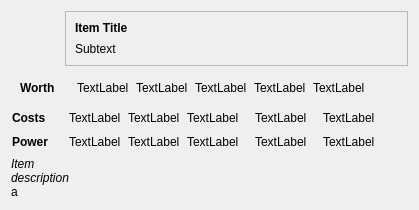
<?xml version="1.0" encoding="UTF-8"?>
<ui version="4.0">
 <class>Tooltip</class>
 <widget class="QWidget" name="Tooltip">
  <property name="enabled">
   <bool>true</bool>
  </property>
  <property name="geometry">
   <rect>
    <x>0</x>
    <y>0</y>
    <width>419</width>
    <height>210</height>
   </rect>
  </property>
  <property name="sizePolicy">
   <sizepolicy hsizetype="Minimum" vsizetype="Minimum">
    <horstretch>0</horstretch>
    <verstretch>0</verstretch>
   </sizepolicy>
  </property>
  <property name="minimumSize">
   <size>
    <width>0</width>
    <height>80</height>
   </size>
  </property>
  <property name="maximumSize">
   <size>
    <width>16777215</width>
    <height>600</height>
   </size>
  </property>
  <property name="windowTitle">
   <string>Form</string>
  </property>
  <layout class="QGridLayout" name="gridLayout">
   <item row="0" column="0">
    <widget class="QLabel" name="item_image">
     <property name="minimumSize">
      <size>
       <width>48</width>
       <height>48</height>
      </size>
     </property>
     <property name="maximumSize">
      <size>
       <width>48</width>
       <height>48</height>
      </size>
     </property>
     <property name="text">
      <string/>
     </property>
     <property name="pixmap">
      <pixmap>../../../../.designer/img/items/missing.png</pixmap>
     </property>
    </widget>
   </item>
   <item row="0" column="1">
    <widget class="QFrame" name="frame">
     <property name="enabled">
      <bool>true</bool>
     </property>
     <property name="sizePolicy">
      <sizepolicy hsizetype="Preferred" vsizetype="Preferred">
       <horstretch>0</horstretch>
       <verstretch>0</verstretch>
      </sizepolicy>
     </property>
     <property name="minimumSize">
      <size>
       <width>0</width>
       <height>55</height>
      </size>
     </property>
     <property name="maximumSize">
      <size>
       <width>16777215</width>
       <height>55</height>
      </size>
     </property>
     <property name="frameShape">
      <enum>QFrame::StyledPanel</enum>
     </property>
     <property name="frameShadow">
      <enum>QFrame::Raised</enum>
     </property>
     <layout class="QVBoxLayout" name="verticalLayout">
      <item>
       <widget class="QLabel" name="item_name">
        <property name="text">
         <string>&lt;b&gt;Item Title&lt;/b&gt;</string>
        </property>
        <property name="textFormat">
         <enum>Qt::RichText</enum>
        </property>
       </widget>
      </item>
      <item>
       <widget class="QLabel" name="item_subtext">
        <property name="text">
         <string>Subtext</string>
        </property>
        <property name="textFormat">
         <enum>Qt::RichText</enum>
        </property>
       </widget>
      </item>
     </layout>
    </widget>
   </item>
   <item row="1" column="0" colspan="2">
    <widget class="QWidget" name="resource_container" native="true">
     <property name="minimumSize">
      <size>
       <width>0</width>
       <height>25</height>
      </size>
     </property>
     <layout class="QHBoxLayout" name="horizontalLayout">
      <property name="spacing">
       <number>0</number>
      </property>
      <item>
       <widget class="QLabel" name="worth_text">
        <property name="minimumSize">
         <size>
          <width>50</width>
          <height>0</height>
         </size>
        </property>
        <property name="maximumSize">
         <size>
          <width>40</width>
          <height>16777215</height>
         </size>
        </property>
        <property name="text">
         <string>&lt;b&gt;Worth&lt;/b&gt; </string>
        </property>
       </widget>
      </item>
      <item>
       <widget class="QLabel" name="stone_icon">
        <property name="sizePolicy">
         <sizepolicy hsizetype="Fixed" vsizetype="Preferred">
          <horstretch>0</horstretch>
          <verstretch>0</verstretch>
         </sizepolicy>
        </property>
        <property name="maximumSize">
         <size>
          <width>16</width>
          <height>16777215</height>
         </size>
        </property>
        <property name="text">
         <string/>
        </property>
        <property name="pixmap">
         <pixmap resource="../../images.qrc">:/assets/img/icons/stone.png</pixmap>
        </property>
       </widget>
      </item>
      <item>
       <widget class="QLabel" name="stone_text">
        <property name="sizePolicy">
         <sizepolicy hsizetype="Minimum" vsizetype="Preferred">
          <horstretch>0</horstretch>
          <verstretch>0</verstretch>
         </sizepolicy>
        </property>
        <property name="text">
         <string>TextLabel</string>
        </property>
       </widget>
      </item>
      <item>
       <widget class="QLabel" name="metallic_icon">
        <property name="maximumSize">
         <size>
          <width>16</width>
          <height>16777215</height>
         </size>
        </property>
        <property name="text">
         <string/>
        </property>
        <property name="pixmap">
         <pixmap resource="../../images.qrc">:/assets/img/icons/metallic.png</pixmap>
        </property>
       </widget>
      </item>
      <item>
       <widget class="QLabel" name="metallic_text">
        <property name="sizePolicy">
         <sizepolicy hsizetype="Minimum" vsizetype="Preferred">
          <horstretch>0</horstretch>
          <verstretch>0</verstretch>
         </sizepolicy>
        </property>
        <property name="text">
         <string>TextLabel</string>
        </property>
       </widget>
      </item>
      <item>
       <widget class="QLabel" name="crystal_icon">
        <property name="maximumSize">
         <size>
          <width>16</width>
          <height>16777215</height>
         </size>
        </property>
        <property name="text">
         <string/>
        </property>
        <property name="pixmap">
         <pixmap resource="../../images.qrc">:/assets/img/icons/crystalline.png</pixmap>
        </property>
       </widget>
      </item>
      <item>
       <widget class="QLabel" name="crystal_text">
        <property name="sizePolicy">
         <sizepolicy hsizetype="Minimum" vsizetype="Preferred">
          <horstretch>0</horstretch>
          <verstretch>0</verstretch>
         </sizepolicy>
        </property>
        <property name="text">
         <string>TextLabel</string>
        </property>
       </widget>
      </item>
      <item>
       <widget class="QLabel" name="ruinc_icon">
        <property name="sizePolicy">
         <sizepolicy hsizetype="Fixed" vsizetype="Preferred">
          <horstretch>0</horstretch>
          <verstretch>0</verstretch>
         </sizepolicy>
        </property>
        <property name="maximumSize">
         <size>
          <width>16</width>
          <height>16777215</height>
         </size>
        </property>
        <property name="text">
         <string/>
        </property>
        <property name="pixmap">
         <pixmap resource="../../images.qrc">:/assets/img/icons/runic.png</pixmap>
        </property>
       </widget>
      </item>
      <item>
       <widget class="QLabel" name="ruinc_text">
        <property name="sizePolicy">
         <sizepolicy hsizetype="Minimum" vsizetype="Preferred">
          <horstretch>0</horstretch>
          <verstretch>0</verstretch>
         </sizepolicy>
        </property>
        <property name="text">
         <string>TextLabel</string>
        </property>
       </widget>
      </item>
      <item>
       <widget class="QLabel" name="leafy_icon">
        <property name="maximumSize">
         <size>
          <width>16</width>
          <height>16777215</height>
         </size>
        </property>
        <property name="text">
         <string/>
        </property>
        <property name="pixmap">
         <pixmap resource="../../images.qrc">:/assets/img/icons/leafy.png</pixmap>
        </property>
       </widget>
      </item>
      <item>
       <widget class="QLabel" name="leafy_text">
        <property name="sizePolicy">
         <sizepolicy hsizetype="Expanding" vsizetype="Preferred">
          <horstretch>0</horstretch>
          <verstretch>0</verstretch>
         </sizepolicy>
        </property>
        <property name="text">
         <string>TextLabel</string>
        </property>
       </widget>
      </item>
     </layout>
    </widget>
   </item>
   <item row="2" column="0" colspan="2">
    <widget class="QWidget" name="cost_container" native="true">
     <layout class="QHBoxLayout" name="horizontalLayout_2">
      <property name="spacing">
       <number>0</number>
      </property>
      <property name="leftMargin">
       <number>1</number>
      </property>
      <property name="topMargin">
       <number>1</number>
      </property>
      <property name="rightMargin">
       <number>1</number>
      </property>
      <property name="bottomMargin">
       <number>1</number>
      </property>
      <item>
       <widget class="QLabel" name="costs_text">
        <property name="sizePolicy">
         <sizepolicy hsizetype="Preferred" vsizetype="Preferred">
          <horstretch>0</horstretch>
          <verstretch>0</verstretch>
         </sizepolicy>
        </property>
        <property name="minimumSize">
         <size>
          <width>50</width>
          <height>0</height>
         </size>
        </property>
        <property name="maximumSize">
         <size>
          <width>40</width>
          <height>16777215</height>
         </size>
        </property>
        <property name="text">
         <string>&lt;b&gt;Costs&lt;/b&gt;</string>
        </property>
        <property name="alignment">
         <set>Qt::AlignLeading|Qt::AlignLeft|Qt::AlignVCenter</set>
        </property>
       </widget>
      </item>
      <item>
       <widget class="QLabel" name="stone_cost_icon">
        <property name="sizePolicy">
         <sizepolicy hsizetype="Fixed" vsizetype="Preferred">
          <horstretch>0</horstretch>
          <verstretch>0</verstretch>
         </sizepolicy>
        </property>
        <property name="maximumSize">
         <size>
          <width>16</width>
          <height>16</height>
         </size>
        </property>
        <property name="text">
         <string/>
        </property>
        <property name="pixmap">
         <pixmap resource="../../images.qrc">:/assets/img/icons/stone.png</pixmap>
        </property>
       </widget>
      </item>
      <item>
       <widget class="QLabel" name="stone_cost_text">
        <property name="sizePolicy">
         <sizepolicy hsizetype="Minimum" vsizetype="Preferred">
          <horstretch>0</horstretch>
          <verstretch>0</verstretch>
         </sizepolicy>
        </property>
        <property name="text">
         <string>TextLabel</string>
        </property>
       </widget>
      </item>
      <item>
       <widget class="QLabel" name="metallic_cost_icon">
        <property name="sizePolicy">
         <sizepolicy hsizetype="Fixed" vsizetype="Preferred">
          <horstretch>0</horstretch>
          <verstretch>0</verstretch>
         </sizepolicy>
        </property>
        <property name="maximumSize">
         <size>
          <width>16</width>
          <height>16</height>
         </size>
        </property>
        <property name="text">
         <string/>
        </property>
        <property name="pixmap">
         <pixmap resource="../../images.qrc">:/assets/img/icons/metallic.png</pixmap>
        </property>
       </widget>
      </item>
      <item>
       <widget class="QLabel" name="metallic_cost_text">
        <property name="sizePolicy">
         <sizepolicy hsizetype="Minimum" vsizetype="Preferred">
          <horstretch>0</horstretch>
          <verstretch>0</verstretch>
         </sizepolicy>
        </property>
        <property name="text">
         <string>TextLabel</string>
        </property>
       </widget>
      </item>
      <item>
       <widget class="QLabel" name="crystalline_cost_icon">
        <property name="sizePolicy">
         <sizepolicy hsizetype="Fixed" vsizetype="Preferred">
          <horstretch>0</horstretch>
          <verstretch>0</verstretch>
         </sizepolicy>
        </property>
        <property name="maximumSize">
         <size>
          <width>16</width>
          <height>16</height>
         </size>
        </property>
        <property name="text">
         <string/>
        </property>
        <property name="pixmap">
         <pixmap resource="../../images.qrc">:/assets/img/icons/crystalline.png</pixmap>
        </property>
       </widget>
      </item>
      <item>
       <widget class="QLabel" name="crystalline_cost_text">
        <property name="sizePolicy">
         <sizepolicy hsizetype="Minimum" vsizetype="Preferred">
          <horstretch>0</horstretch>
          <verstretch>0</verstretch>
         </sizepolicy>
        </property>
        <property name="text">
         <string>TextLabel</string>
        </property>
       </widget>
      </item>
      <item>
       <widget class="QLabel" name="runic_cost_icon">
        <property name="sizePolicy">
         <sizepolicy hsizetype="Fixed" vsizetype="Preferred">
          <horstretch>0</horstretch>
          <verstretch>0</verstretch>
         </sizepolicy>
        </property>
        <property name="minimumSize">
         <size>
          <width>16</width>
          <height>16</height>
         </size>
        </property>
        <property name="maximumSize">
         <size>
          <width>16</width>
          <height>16</height>
         </size>
        </property>
        <property name="text">
         <string/>
        </property>
        <property name="pixmap">
         <pixmap resource="../../images.qrc">:/assets/img/icons/runic.png</pixmap>
        </property>
       </widget>
      </item>
      <item>
       <widget class="QLabel" name="runic_cost_text">
        <property name="sizePolicy">
         <sizepolicy hsizetype="Minimum" vsizetype="Preferred">
          <horstretch>0</horstretch>
          <verstretch>0</verstretch>
         </sizepolicy>
        </property>
        <property name="text">
         <string>TextLabel</string>
        </property>
       </widget>
      </item>
      <item>
       <widget class="QLabel" name="leafy_cost_icon">
        <property name="sizePolicy">
         <sizepolicy hsizetype="Fixed" vsizetype="Preferred">
          <horstretch>0</horstretch>
          <verstretch>0</verstretch>
         </sizepolicy>
        </property>
        <property name="minimumSize">
         <size>
          <width>16</width>
          <height>16</height>
         </size>
        </property>
        <property name="text">
         <string/>
        </property>
        <property name="pixmap">
         <pixmap resource="../../images.qrc">:/assets/img/icons/leafy.png</pixmap>
        </property>
       </widget>
      </item>
      <item>
       <widget class="QLabel" name="leafy_cost_text">
        <property name="sizePolicy">
         <sizepolicy hsizetype="Expanding" vsizetype="Preferred">
          <horstretch>0</horstretch>
          <verstretch>0</verstretch>
         </sizepolicy>
        </property>
        <property name="text">
         <string>TextLabel</string>
        </property>
       </widget>
      </item>
     </layout>
    </widget>
   </item>
   <item row="3" column="0" colspan="2">
    <widget class="QWidget" name="power_container" native="true">
     <layout class="QHBoxLayout" name="horizontalLayout_3">
      <property name="spacing">
       <number>0</number>
      </property>
      <property name="leftMargin">
       <number>1</number>
      </property>
      <property name="topMargin">
       <number>1</number>
      </property>
      <property name="rightMargin">
       <number>1</number>
      </property>
      <property name="bottomMargin">
       <number>1</number>
      </property>
      <item>
       <widget class="QLabel" name="power_text">
        <property name="sizePolicy">
         <sizepolicy hsizetype="Preferred" vsizetype="Preferred">
          <horstretch>0</horstretch>
          <verstretch>0</verstretch>
         </sizepolicy>
        </property>
        <property name="minimumSize">
         <size>
          <width>50</width>
          <height>0</height>
         </size>
        </property>
        <property name="maximumSize">
         <size>
          <width>40</width>
          <height>16777215</height>
         </size>
        </property>
        <property name="text">
         <string>&lt;b&gt;Power&lt;/b&gt;</string>
        </property>
        <property name="alignment">
         <set>Qt::AlignLeading|Qt::AlignLeft|Qt::AlignVCenter</set>
        </property>
       </widget>
      </item>
      <item>
       <widget class="QLabel" name="stone_power_icon">
        <property name="sizePolicy">
         <sizepolicy hsizetype="Fixed" vsizetype="Preferred">
          <horstretch>0</horstretch>
          <verstretch>0</verstretch>
         </sizepolicy>
        </property>
        <property name="maximumSize">
         <size>
          <width>16</width>
          <height>16</height>
         </size>
        </property>
        <property name="text">
         <string/>
        </property>
        <property name="pixmap">
         <pixmap resource="../../images.qrc">:/assets/img/icons/stone.png</pixmap>
        </property>
       </widget>
      </item>
      <item>
       <widget class="QLabel" name="stone_power_text">
        <property name="sizePolicy">
         <sizepolicy hsizetype="Minimum" vsizetype="Preferred">
          <horstretch>0</horstretch>
          <verstretch>0</verstretch>
         </sizepolicy>
        </property>
        <property name="text">
         <string>TextLabel</string>
        </property>
       </widget>
      </item>
      <item>
       <widget class="QLabel" name="metallic_power_icon">
        <property name="sizePolicy">
         <sizepolicy hsizetype="Fixed" vsizetype="Preferred">
          <horstretch>0</horstretch>
          <verstretch>0</verstretch>
         </sizepolicy>
        </property>
        <property name="maximumSize">
         <size>
          <width>16</width>
          <height>16</height>
         </size>
        </property>
        <property name="text">
         <string/>
        </property>
        <property name="pixmap">
         <pixmap resource="../../images.qrc">:/assets/img/icons/metallic.png</pixmap>
        </property>
       </widget>
      </item>
      <item>
       <widget class="QLabel" name="metallic_power_text">
        <property name="sizePolicy">
         <sizepolicy hsizetype="Minimum" vsizetype="Preferred">
          <horstretch>0</horstretch>
          <verstretch>0</verstretch>
         </sizepolicy>
        </property>
        <property name="text">
         <string>TextLabel</string>
        </property>
       </widget>
      </item>
      <item>
       <widget class="QLabel" name="crystalline_power_icon">
        <property name="sizePolicy">
         <sizepolicy hsizetype="Fixed" vsizetype="Preferred">
          <horstretch>0</horstretch>
          <verstretch>0</verstretch>
         </sizepolicy>
        </property>
        <property name="maximumSize">
         <size>
          <width>16</width>
          <height>16</height>
         </size>
        </property>
        <property name="text">
         <string/>
        </property>
        <property name="pixmap">
         <pixmap resource="../../images.qrc">:/assets/img/icons/crystalline.png</pixmap>
        </property>
       </widget>
      </item>
      <item>
       <widget class="QLabel" name="crystalline_power_text">
        <property name="sizePolicy">
         <sizepolicy hsizetype="Minimum" vsizetype="Preferred">
          <horstretch>0</horstretch>
          <verstretch>0</verstretch>
         </sizepolicy>
        </property>
        <property name="text">
         <string>TextLabel</string>
        </property>
       </widget>
      </item>
      <item>
       <widget class="QLabel" name="runic_power_icon">
        <property name="sizePolicy">
         <sizepolicy hsizetype="Fixed" vsizetype="Preferred">
          <horstretch>0</horstretch>
          <verstretch>0</verstretch>
         </sizepolicy>
        </property>
        <property name="minimumSize">
         <size>
          <width>16</width>
          <height>16</height>
         </size>
        </property>
        <property name="maximumSize">
         <size>
          <width>16</width>
          <height>16</height>
         </size>
        </property>
        <property name="text">
         <string/>
        </property>
        <property name="pixmap">
         <pixmap resource="../../images.qrc">:/assets/img/icons/runic.png</pixmap>
        </property>
       </widget>
      </item>
      <item>
       <widget class="QLabel" name="runic_power_text">
        <property name="sizePolicy">
         <sizepolicy hsizetype="Minimum" vsizetype="Preferred">
          <horstretch>0</horstretch>
          <verstretch>0</verstretch>
         </sizepolicy>
        </property>
        <property name="text">
         <string>TextLabel</string>
        </property>
       </widget>
      </item>
      <item>
       <widget class="QLabel" name="leafy_power_icon">
        <property name="sizePolicy">
         <sizepolicy hsizetype="Fixed" vsizetype="Preferred">
          <horstretch>0</horstretch>
          <verstretch>0</verstretch>
         </sizepolicy>
        </property>
        <property name="minimumSize">
         <size>
          <width>16</width>
          <height>16</height>
         </size>
        </property>
        <property name="text">
         <string/>
        </property>
        <property name="pixmap">
         <pixmap resource="../../images.qrc">:/assets/img/icons/leafy.png</pixmap>
        </property>
       </widget>
      </item>
      <item>
       <widget class="QLabel" name="leafy_power_text">
        <property name="sizePolicy">
         <sizepolicy hsizetype="Expanding" vsizetype="Preferred">
          <horstretch>0</horstretch>
          <verstretch>0</verstretch>
         </sizepolicy>
        </property>
        <property name="text">
         <string>TextLabel</string>
        </property>
       </widget>
      </item>
     </layout>
    </widget>
   </item>
   <item row="4" column="0" colspan="2">
    <widget class="QLabel" name="item_description">
     <property name="sizePolicy">
      <sizepolicy hsizetype="Minimum" vsizetype="Minimum">
       <horstretch>0</horstretch>
       <verstretch>0</verstretch>
      </sizepolicy>
     </property>
     <property name="text">
      <string>&lt;i&gt;Item &lt;br&gt;description&lt;/i&gt;&lt;br&gt;a</string>
     </property>
     <property name="textFormat">
      <enum>Qt::RichText</enum>
     </property>
     <property name="scaledContents">
      <bool>false</bool>
     </property>
    </widget>
   </item>
  </layout>
 </widget>
 <resources>
  <include location="../../images.qrc"/>
  <include location="../../../../images.qrc"/>
 </resources>
 <connections/>
</ui>
